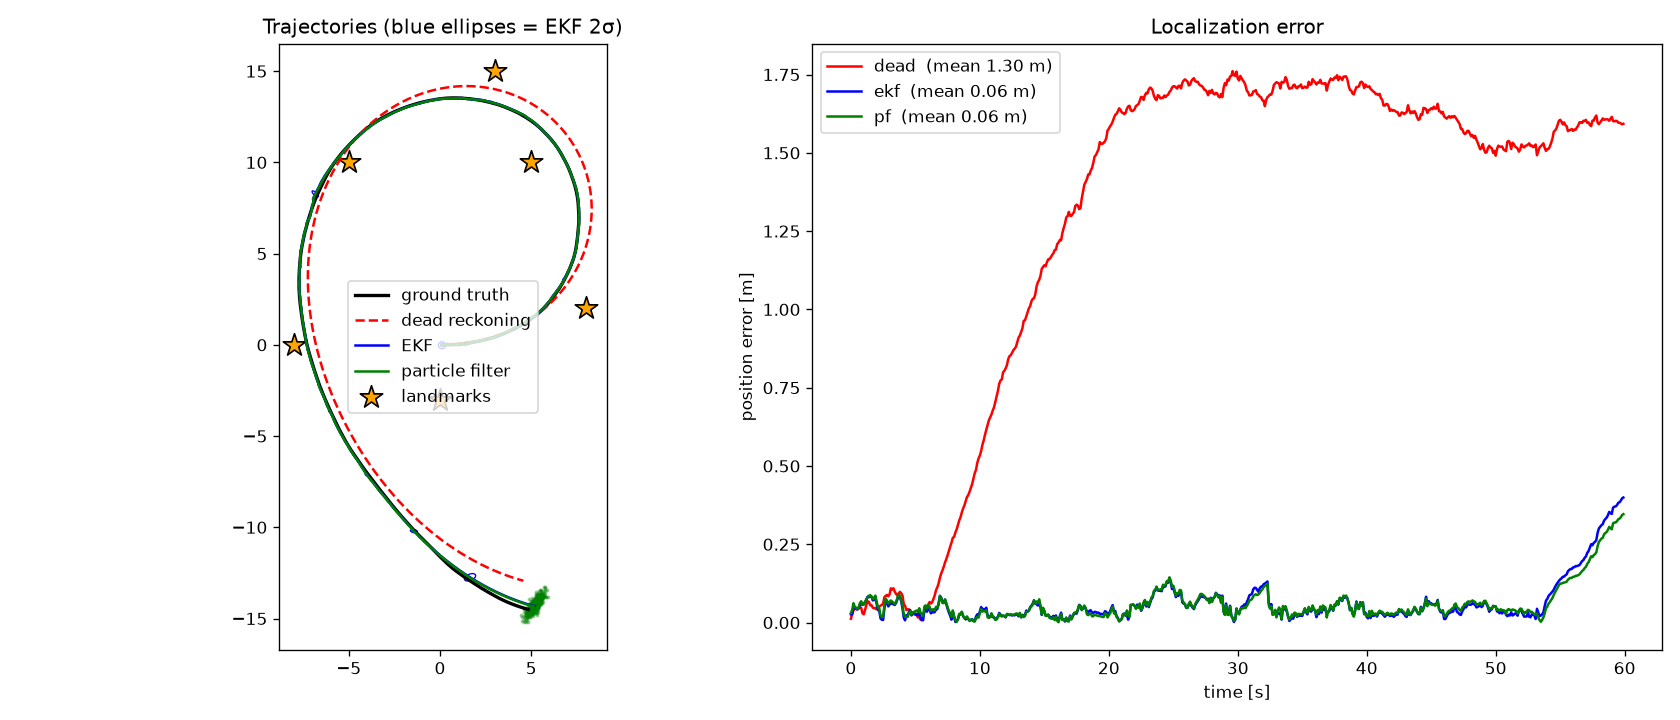

Reproduce this figure in Python.
"""Lesson 1: robot localization with an EKF and a particle filter.

A differential-drive robot drives a loop among known landmarks. It knows its
commanded velocities (noisy odometry) and measures range + bearing to landmarks
(noisy sensor). Two filters estimate its pose (x, y, theta):

  * EKF             - keeps one Gaussian (mean + covariance), linearizes the models
  * Particle filter - keeps N weighted samples, no Gaussian assumption

Run:  uv run python 01_localization.py
Output: 01_localization.png  (trajectories, uncertainty ellipses, error plot)

Reference: Thrun, Burgard & Fox, "Probabilistic Robotics", ch. 5-8.
"""

import numpy as np
import matplotlib.pyplot as plt
from matplotlib.patches import Ellipse

rng = np.random.default_rng(0)

# ---------------- world & noise settings (try changing these) ----------------
DT = 0.1                     # time step [s]
STEPS = 600
LANDMARKS = np.array([[5, 10], [-5, 10], [-8, 0], [0, -3], [8, 2], [3, 15]], float)
MAX_RANGE = 8.0              # sensor only sees landmarks within this range [m]

MOTION_NOISE = np.diag([0.1, np.deg2rad(5)]) ** 2      # std of (v, omega)
SENSOR_NOISE = np.diag([0.3, np.deg2rad(3)]) ** 2      # std of (range, bearing)
N_PARTICLES = 500


def wrap(a):
    return (a + np.pi) % (2 * np.pi) - np.pi


def motion(x, u):
    """Velocity motion model. x=[x,y,th], u=[v,w]. Works on (3,) or (N,3)."""
    v, w = u[..., 0], u[..., 1]
    th = x[..., 2]
    out = np.array(x, dtype=float, copy=True)
    out[..., 0] += v * np.cos(th) * DT
    out[..., 1] += v * np.sin(th) * DT
    out[..., 2] = wrap(th + w * DT)
    return out


def observe(x, lm):
    """Expected range/bearing from pose x to landmark lm."""
    d = lm - x[..., :2]
    r = np.hypot(d[..., 0], d[..., 1])
    b = wrap(np.arctan2(d[..., 1], d[..., 0]) - x[..., 2])
    return np.stack([r, b], axis=-1)


def control(t):
    return np.array([1.0, 0.1 + 0.05 * np.sin(0.01 * t)])  # gentle loop


# ------------------------------- EKF ----------------------------------------
def ekf_predict(mu, S, u):
    v, th = u[0], mu[2]
    G = np.array([[1, 0, -v * np.sin(th) * DT],
                  [0, 1,  v * np.cos(th) * DT],
                  [0, 0, 1]])
    V = np.array([[np.cos(th) * DT, 0],
                  [np.sin(th) * DT, 0],
                  [0, DT]])
    return motion(mu, u), G @ S @ G.T + V @ MOTION_NOISE @ V.T


def ekf_update(mu, S, z, lm):
    dx, dy = lm - mu[:2]
    q = dx ** 2 + dy ** 2
    r = np.sqrt(q)
    H = np.array([[-dx / r, -dy / r, 0],
                  [dy / q, -dx / q, -1]])
    innov = z - observe(mu, lm)
    innov[1] = wrap(innov[1])
    K = S @ H.T @ np.linalg.inv(H @ S @ H.T + SENSOR_NOISE)
    mu = mu + K @ innov
    mu[2] = wrap(mu[2])
    return mu, (np.eye(3) - K @ H) @ S


# --------------------------- particle filter ---------------------------------
def pf_predict(P, u):
    noisy_u = u + rng.multivariate_normal([0, 0], MOTION_NOISE, len(P))
    return motion(P, noisy_u)


def pf_weight(P, w, z, lm):
    innov = z - observe(P, lm)
    innov[:, 1] = wrap(innov[:, 1])
    inv = np.linalg.inv(SENSOR_NOISE)
    w = w * np.exp(-0.5 * np.einsum("ni,ij,nj->n", innov, inv, innov))
    return w / w.sum() if w.sum() > 0 else np.full(len(P), 1 / len(P))


def low_variance_resample(P, w):
    n = len(P)
    positions = (rng.random() + np.arange(n)) / n
    idx = np.minimum(np.searchsorted(np.cumsum(w), positions), n - 1)
    return P[idx], np.full(n, 1 / n)


def pf_estimate(P, w):
    xy = w @ P[:, :2]
    th = np.arctan2(w @ np.sin(P[:, 2]), w @ np.cos(P[:, 2]))
    return np.array([*xy, th])


# ------------------------------- simulation ----------------------------------
def cov_ellipse(ax, mu, S, color):
    vals, vecs = np.linalg.eigh(S[:2, :2])
    ang = np.degrees(np.arctan2(vecs[1, 1], vecs[0, 1]))
    w, h = 2 * 2 * np.sqrt(np.maximum(vals[::-1], 0))  # 2-sigma
    ax.add_patch(Ellipse(mu[:2], w, h, angle=ang, fill=False, color=color, lw=0.8))


def main():
    truth = np.zeros(3)
    dead = truth.copy()
    mu, S = truth.copy(), np.eye(3) * 0.01
    P = truth + rng.normal(0, 0.1, (N_PARTICLES, 3))
    w = np.full(N_PARTICLES, 1 / N_PARTICLES)

    hist = {k: [] for k in ("truth", "dead", "ekf", "pf")}
    ellipses = []

    for t in range(STEPS):
        u = control(t)
        truth = motion(truth, u + rng.multivariate_normal([0, 0], MOTION_NOISE))
        dead = motion(dead, u)                      # odometry only, no sensor

        mu, S = ekf_predict(mu, S, u)
        P = pf_predict(P, u)

        for lm in LANDMARKS:
            z_true = observe(truth, lm)
            if z_true[0] > MAX_RANGE:
                continue
            z = z_true + rng.multivariate_normal([0, 0], SENSOR_NOISE)
            mu, S = ekf_update(mu, S, z, lm)
            w = pf_weight(P, w, z, lm)

        if 1 / np.sum(w ** 2) < N_PARTICLES / 2:   # effective sample size check
            P, w = low_variance_resample(P, w)

        hist["truth"].append(truth)
        hist["dead"].append(dead)
        hist["ekf"].append(mu.copy())
        hist["pf"].append(pf_estimate(P, w))
        if t % 40 == 0:
            ellipses.append((mu.copy(), S.copy()))

    H = {k: np.array(v) for k, v in hist.items()}
    err = {k: np.hypot(*(H[k][:, :2] - H["truth"][:, :2]).T) for k in ("dead", "ekf", "pf")}

    fig, (a1, a2) = plt.subplots(1, 2, figsize=(14, 6))
    a1.plot(*H["truth"][:, :2].T, "k-", lw=2, label="ground truth")
    a1.plot(*H["dead"][:, :2].T, "r--", label="dead reckoning")
    a1.plot(*H["ekf"][:, :2].T, "b-", label="EKF")
    a1.plot(*H["pf"][:, :2].T, "g-", label="particle filter")
    a1.scatter(P[:, 0], P[:, 1], s=2, c="g", alpha=0.3)
    a1.scatter(*LANDMARKS.T, marker="*", s=200, c="orange", edgecolors="k", label="landmarks")
    for m, s in ellipses:
        cov_ellipse(a1, m, s, "b")
    a1.set_aspect("equal"); a1.legend(); a1.set_title("Trajectories (blue ellipses = EKF 2σ)")

    tt = np.arange(STEPS) * DT
    for k, c in (("dead", "r"), ("ekf", "b"), ("pf", "g")):
        a2.plot(tt, err[k], c, label=f"{k}  (mean {err[k].mean():.2f} m)")
    a2.set_xlabel("time [s]"); a2.set_ylabel("position error [m]")
    a2.legend(); a2.set_title("Localization error")

    fig.tight_layout()
    fig.savefig("01_localization.png", dpi=120)
    print({k: round(float(v.mean()), 3) for k, v in err.items()}, "-> saved 01_localization.png")


if __name__ == "__main__":
    main()
